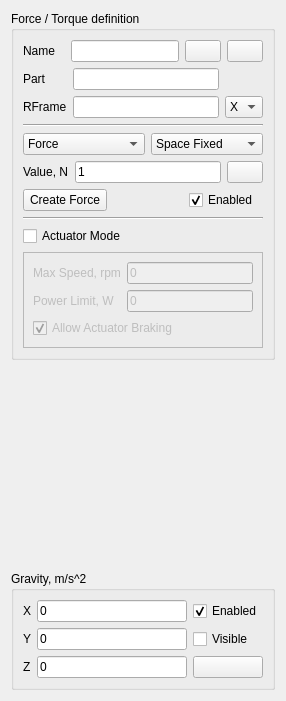
       <widget class="QWidget" name="pageForce">
        <layout class="QVBoxLayout" name="verticalLayout_17">
         <item>
          <widget class="QGroupBox" name="grbForcesTorques">
           <property name="title">
            <string>Force / Torque definition</string>
           </property>
           <layout class="QVBoxLayout" name="verticalLayout_16">
            <item>
             <layout class="QGridLayout" name="gridLayout_15">
              <item row="0" column="0">
               <widget class="QLabel" name="label_16">
                <property name="frameShape">
                 <enum>QFrame::Shape::NoFrame</enum>
                </property>
                <property name="frameShadow">
                 <enum>QFrame::Shadow::Plain</enum>
                </property>
                <property name="text">
                 <string>Name   </string>
                </property>
               </widget>
              </item>
              <item row="0" column="1">
               <widget class="QLineEdit" name="Edit_ForceName">
                <property name="enabled">
                 <bool>true</bool>
                </property>
                <property name="readOnly">
                 <bool>true</bool>
                </property>
               </widget>
              </item>
              <item row="0" column="2">
               <widget class="QPushButton" name="btnRenameForce">
                <property name="maximumSize">
                 <size>
                  <width>36</width>
                  <height>26</height>
                 </size>
                </property>
                <property name="toolTip">
                 <string>Rename Force / Torque</string>
                </property>
                <property name="text">
                 <string/>
                </property>
                <property name="icon">
                 <iconset theme="QIcon::ThemeIcon::DocumentProperties"/>
                </property>
               </widget>
              </item>
              <item row="0" column="3">
               <widget class="QPushButton" name="btnDelForceTorque">
                <property name="maximumSize">
                 <size>
                  <width>36</width>
                  <height>26</height>
                 </size>
                </property>
                <property name="toolTip">
                 <string>Delete Force / Torque</string>
                </property>
                <property name="text">
                 <string/>
                </property>
                <property name="icon">
                 <iconset theme="QIcon::ThemeIcon::EditDelete"/>
                </property>
               </widget>
              </item>
             </layout>
            </item>
            <item>
             <layout class="QGridLayout" name="gridLayout_16">
              <item row="0" column="0">
               <widget class="QLabel" name="label_17">
                <property name="frameShape">
                 <enum>QFrame::Shape::NoFrame</enum>
                </property>
                <property name="frameShadow">
                 <enum>QFrame::Shadow::Raised</enum>
                </property>
                <property name="text">
                 <string>Part</string>
                </property>
               </widget>
              </item>
              <item row="0" column="1">
               <widget class="QLineEdit" name="Edit_BodyForce">
                <property name="toolTip">
                 <string>&lt;html&gt;&lt;head/&gt;&lt;body&gt;&lt;p&gt;Define the Body to which the Force / Torque is applied&lt;/p&gt;&lt;/body&gt;&lt;/html&gt;</string>
                </property>
                <property name="readOnly">
                 <bool>true</bool>
                </property>
               </widget>
              </item>
              <item row="1" column="0">
               <widget class="QLabel" name="label_18">
                <property name="text">
                 <string>RFrame</string>
                </property>
               </widget>
              </item>
              <item row="1" column="1">
               <widget class="QLineEdit" name="Edit_RFForce">
                <property name="toolTip">
                 <string>&lt;html&gt;&lt;head/&gt;&lt;body&gt;&lt;p&gt;Define Reference Frame as the point of application on the Body&lt;/p&gt;&lt;/body&gt;&lt;/html&gt;</string>
                </property>
                <property name="readOnly">
                 <bool>true</bool>
                </property>
               </widget>
              </item>
              <item row="1" column="2">
               <widget class="QComboBox" name="cmbForceAnchorXYZ">
                <property name="toolTip">
                 <string>&lt;html&gt;&lt;head/&gt;&lt;body&gt;&lt;p&gt;Define the Reference Frame axis along which the Force / Torque is directed&lt;/p&gt;&lt;/body&gt;&lt;/html&gt;</string>
                </property>
                <property name="currentText">
                 <string>X</string>
                </property>
                <item>
                 <property name="text">
                  <string>X</string>
                 </property>
                </item>
                <item>
                 <property name="text">
                  <string>Y</string>
                 </property>
                </item>
                <item>
                 <property name="text">
                  <string>Z</string>
                 </property>
                </item>
               </widget>
              </item>
             </layout>
            </item>
            <item>
             <widget class="Line" name="line_2">
              <property name="orientation">
               <enum>Qt::Orientation::Horizontal</enum>
              </property>
             </widget>
            </item>
            <item>
             <layout class="QGridLayout" name="gridLayout_14">
              <item row="0" column="0" colspan="3">
               <widget class="QComboBox" name="cmbForceType">
                <property name="toolTip">
                 <string>&lt;html&gt;&lt;head/&gt;&lt;body&gt;&lt;p&gt;Define whether the Force or Torque is being applied&lt;/p&gt;&lt;/body&gt;&lt;/html&gt;</string>
                </property>
                <property name="editable">
                 <bool>false</bool>
                </property>
                <property name="currentText">
                 <string>Force</string>
                </property>
                <property name="currentIndex">
                 <number>0</number>
                </property>
                <property name="placeholderText">
                 <string/>
                </property>
                <item>
                 <property name="text">
                  <string>Force</string>
                 </property>
                </item>
                <item>
                 <property name="text">
                  <string>Torque</string>
                 </property>
                </item>
               </widget>
              </item>
              <item row="0" column="3" colspan="3">
               <widget class="QComboBox" name="cmbSpaceBody">
                <property name="toolTip">
                 <string>&lt;html&gt;&lt;head/&gt;&lt;body&gt;&lt;p&gt;Define if the Force/Torque is dynamically constrained to the Space or to the Body. &lt;/p&gt;&lt;/body&gt;&lt;/html&gt;</string>
                </property>
                <property name="editable">
                 <bool>false</bool>
                </property>
                <property name="currentText">
                 <string>Space Fixed</string>
                </property>
                <property name="currentIndex">
                 <number>0</number>
                </property>
                <property name="placeholderText">
                 <string/>
                </property>
                <item>
                 <property name="text">
                  <string>Space Fixed</string>
                 </property>
                </item>
                <item>
                 <property name="text">
                  <string>Body Fixed</string>
                 </property>
                </item>
               </widget>
              </item>
              <item row="1" column="0">
               <widget class="QLabel" name="lblNNm">
                <property name="text">
                 <string>Value, N</string>
                </property>
               </widget>
              </item>
              <item row="1" column="1" colspan="4">
               <widget class="QLineEdit" name="Edit_ForceValue">
                <property name="toolTip">
                 <string>&lt;html&gt;&lt;head/&gt;&lt;body&gt;&lt;p&gt;Specify the Force / Torque Value.&lt;/p&gt;&lt;p&gt;User-defined time dependent function f(t) is supported.&lt;/p&gt;&lt;p&gt;The Force / Torque can be defined as a combination of the math functions of time. &lt;/p&gt;&lt;p&gt;Following functions can be directly entered in the input field:&lt;/p&gt;&lt;p&gt;sin(t), cos(t), tan(t), sqrt(t) (Square root), exp(t) (Exponential), abs(t) (Absolute value), pi.&lt;/p&gt;&lt;p&gt;It is possible to use ‘np.’ to call any standard NumPy math function, for example:&lt;/p&gt;&lt;p&gt;np.cosh(t), np.round(t), np.sign(t), etc.&lt;/p&gt;&lt;p&gt;Following custom functions are supported in the program:&lt;/p&gt;&lt;p&gt;The STEP function changes smoothly between two specified values.&lt;/p&gt;&lt;p&gt;Syntax: step(t; t0; F0; t1; F1)&lt;/p&gt;&lt;p&gt;The IF function:&lt;/p&gt;&lt;p&gt;Syntax: if(&amp;lt;condition&amp;gt;; &amp;lt;value if less or equal to 0&amp;gt;; &amp;lt;value if greater than 0&amp;gt;).&lt;/p&gt;&lt;/body&gt;&lt;/html&gt;</string>
                </property>
                <property name="text">
                 <string>1</string>
                </property>
               </widget>
              </item>
              <item row="1" column="5">
               <widget class="QPushButton" name="btnUpdateForceTorque">
                <property name="maximumSize">
                 <size>
                  <width>36</width>
                  <height>26</height>
                 </size>
                </property>
                <property name="toolTip">
                 <string>&lt;html&gt;&lt;head/&gt;&lt;body&gt;&lt;p&gt;Apply the specified Force / Torque type, value and Body/Space fixed location&lt;/p&gt;&lt;/body&gt;&lt;/html&gt;</string>
                </property>
                <property name="text">
                 <string/>
                </property>
                <property name="icon">
                 <iconset theme="QIcon::ThemeIcon::SyncSynchronizing"/>
                </property>
               </widget>
              </item>
              <item row="2" column="0" colspan="2">
               <widget class="QPushButton" name="btnAddForceTorque">
                <property name="toolTip">
                 <string>Create new Force / Torque</string>
                </property>
                <property name="text">
                 <string>Create Force</string>
                </property>
               </widget>
              </item>
              <item row="2" column="2" colspan="2">
               <spacer name="horizontalSpacer_5">
                <property name="orientation">
                 <enum>Qt::Orientation::Horizontal</enum>
                </property>
                <property name="sizeHint" stdset="0">
                 <size>
                  <width>40</width>
                  <height>20</height>
                 </size>
                </property>
               </spacer>
              </item>
              <item row="2" column="4" colspan="2">
               <widget class="QCheckBox" name="chkEnabledForce">
                <property name="toolTip">
                 <string>Enable / Disable Force / Torque in the Simulation</string>
                </property>
                <property name="text">
                 <string>Enabled</string>
                </property>
                <property name="checked">
                 <bool>true</bool>
                </property>
               </widget>
              </item>
             </layout>
            </item>
            <item>
             <widget class="Line" name="line">
              <property name="orientation">
               <enum>Qt::Orientation::Horizontal</enum>
              </property>
             </widget>
            </item>
            <item>
             <layout class="QGridLayout" name="gridLayout_18">
              <item row="0" column="0">
               <widget class="QCheckBox" name="chkActuatorMode">
                <property name="toolTip">
                 <string>&lt;html&gt;&lt;head/&gt;&lt;body&gt;&lt;p&gt;Actuator mode sets the Power limit to the actual Force or Torque by the user defined speed of the Body to which this Force / Torque is applied.&lt;/p&gt;&lt;/body&gt;&lt;/html&gt;</string>
                </property>
                <property name="text">
                 <string>Actuator Mode</string>
                </property>
               </widget>
              </item>
              <item row="0" column="1">
               <spacer name="horizontalSpacer_7">
                <property name="orientation">
                 <enum>Qt::Orientation::Horizontal</enum>
                </property>
                <property name="sizeHint" stdset="0">
                 <size>
                  <width>40</width>
                  <height>20</height>
                 </size>
                </property>
               </spacer>
              </item>
             </layout>
            </item>
            <item>
             <widget class="QFrame" name="frmActuatorSettings">
              <property name="enabled">
               <bool>false</bool>
              </property>
              <property name="frameShape">
               <enum>QFrame::Shape::StyledPanel</enum>
              </property>
              <property name="frameShadow">
               <enum>QFrame::Shadow::Raised</enum>
              </property>
              <layout class="QVBoxLayout" name="verticalLayout_14">
               <item>
                <layout class="QGridLayout" name="gridLayout_20">
                 <item row="0" column="0">
                  <widget class="QLabel" name="lblSpeedUnit">
                   <property name="text">
                    <string>Max Speed, rpm</string>
                   </property>
                  </widget>
                 </item>
                 <item row="0" column="1">
                  <widget class="QLineEdit" name="Edit_MaxActuatorSpeed">
                   <property name="toolTip">
                    <string>&lt;html&gt;&lt;head/&gt;&lt;body&gt;&lt;p&gt;Define the max Speed of the Body to which the Force / Torque is applied. This transforms the defined Force to Actuator, and Torque to E-Motor.&lt;/p&gt;&lt;/body&gt;&lt;/html&gt;</string>
                   </property>
                   <property name="text">
                    <string>0</string>
                   </property>
                  </widget>
                 </item>
                 <item row="1" column="0">
                  <widget class="QLabel" name="label_31">
                   <property name="text">
                    <string>Power Limit, W</string>
                   </property>
                  </widget>
                 </item>
                 <item row="1" column="1">
                  <widget class="QLineEdit" name="Edit_ActPowerLimit">
                   <property name="toolTip">
                    <string>&lt;html&gt;&lt;head/&gt;&lt;body&gt;&lt;p&gt;Automatically calculated max Power of the Actuator or E-Motor&lt;/p&gt;&lt;/body&gt;&lt;/html&gt;</string>
                   </property>
                   <property name="text">
                    <string>0</string>
                   </property>
                   <property name="readOnly">
                    <bool>true</bool>
                   </property>
                  </widget>
                 </item>
                </layout>
               </item>
               <item>
                <widget class="QCheckBox" name="chkAllowActuatorBraking">
                 <property name="toolTip">
                  <string>&lt;html&gt;&lt;head/&gt;&lt;body&gt;&lt;p&gt;If the Body's Speed exceeds the defined maximum value, the Force/Torque becomes negative and decelerates the Body, which is allowed if this option is checked. Otherwise, Force/Torque remains 0 once Body’s speed exceeds the max threshold.&lt;/p&gt;&lt;/body&gt;&lt;/html&gt;</string>
                 </property>
                 <property name="text">
                  <string>Allow Actuator Braking</string>
                 </property>
                 <property name="checked">
                  <bool>true</bool>
                 </property>
                </widget>
               </item>
              </layout>
             </widget>
            </item>
           </layout>
          </widget>
         </item>
         <item>
          <spacer name="verticalSpacer_4">
           <property name="orientation">
            <enum>Qt::Orientation::Vertical</enum>
           </property>
           <property name="sizeHint" stdset="0">
            <size>
             <width>20</width>
             <height>205</height>
            </size>
           </property>
          </spacer>
         </item>
         <item>
          <widget class="QGroupBox" name="grbGravity">
           <property name="title">
            <string>Gravity, m/s^2</string>
           </property>
           <layout class="QVBoxLayout" name="verticalLayout_15">
            <item>
             <layout class="QGridLayout" name="gridLayout_19">
              <item row="0" column="0">
               <widget class="QLabel" name="label_12">
                <property name="text">
                 <string>X</string>
                </property>
               </widget>
              </item>
              <item row="0" column="1">
               <widget class="QLineEdit" name="Edit_GravityX">
                <property name="toolTip">
                 <string>&lt;html&gt;&lt;head/&gt;&lt;body&gt;&lt;p&gt;Define the Y-value of the Gravity vector (by default: 0).&lt;/p&gt;&lt;/body&gt;&lt;/html&gt;</string>
                </property>
                <property name="text">
                 <string>0</string>
                </property>
               </widget>
              </item>
              <item row="0" column="2">
               <widget class="QCheckBox" name="chkEnabledGravity">
                <property name="toolTip">
                 <string>&lt;html&gt;&lt;head/&gt;&lt;body&gt;&lt;p&gt;Enable / Disable Gravity in the Simulation&lt;/p&gt;&lt;/body&gt;&lt;/html&gt;</string>
                </property>
                <property name="text">
                 <string>Enabled</string>
                </property>
                <property name="checked">
                 <bool>true</bool>
                </property>
               </widget>
              </item>
              <item row="1" column="0">
               <widget class="QLabel" name="label_13">
                <property name="text">
                 <string>Y</string>
                </property>
               </widget>
              </item>
              <item row="1" column="1">
               <widget class="QLineEdit" name="Edit_GravityY">
                <property name="toolTip">
                 <string>&lt;html&gt;&lt;head/&gt;&lt;body&gt;&lt;p&gt;Define the Y-value of the Gravity vector (by default: -9,81m/s^2).&lt;/p&gt;&lt;/body&gt;&lt;/html&gt;</string>
                </property>
                <property name="text">
                 <string>0</string>
                </property>
               </widget>
              </item>
              <item row="1" column="2">
               <widget class="QCheckBox" name="chkVisibleGravity">
                <property name="toolTip">
                 <string>&lt;html&gt;&lt;head/&gt;&lt;body&gt;&lt;p&gt;Hide / unhide Gravity Force vector for all Boides in the Viewport&lt;/p&gt;&lt;/body&gt;&lt;/html&gt;</string>
                </property>
                <property name="text">
                 <string>Visible</string>
                </property>
                <property name="checked">
                 <bool>false</bool>
                </property>
               </widget>
              </item>
              <item row="2" column="0">
               <widget class="QLabel" name="label_14">
                <property name="text">
                 <string>Z</string>
                </property>
               </widget>
              </item>
              <item row="2" column="1">
               <widget class="QLineEdit" name="Edit_GravityZ">
                <property name="toolTip">
                 <string>&lt;html&gt;&lt;head/&gt;&lt;body&gt;&lt;p&gt;Define the Z-value of the Gravity vector (by default: 0).&lt;/p&gt;&lt;/body&gt;&lt;/html&gt;</string>
                </property>
                <property name="text">
                 <string>0</string>
                </property>
               </widget>
              </item>
              <item row="2" column="2">
               <widget class="QPushButton" name="btnUpdateGravity">
                <property name="toolTip">
                 <string>&lt;html&gt;&lt;head/&gt;&lt;body&gt;&lt;p&gt;Apply specified Gravity values&lt;/p&gt;&lt;/body&gt;&lt;/html&gt;</string>
                </property>
                <property name="text">
                 <string/>
                </property>
                <property name="icon">
                 <iconset theme="QIcon::ThemeIcon::SyncSynchronizing"/>
                </property>
               </widget>
              </item>
             </layout>
            </item>
           </layout>
          </widget>
         </item>
        </layout>
       </widget>
